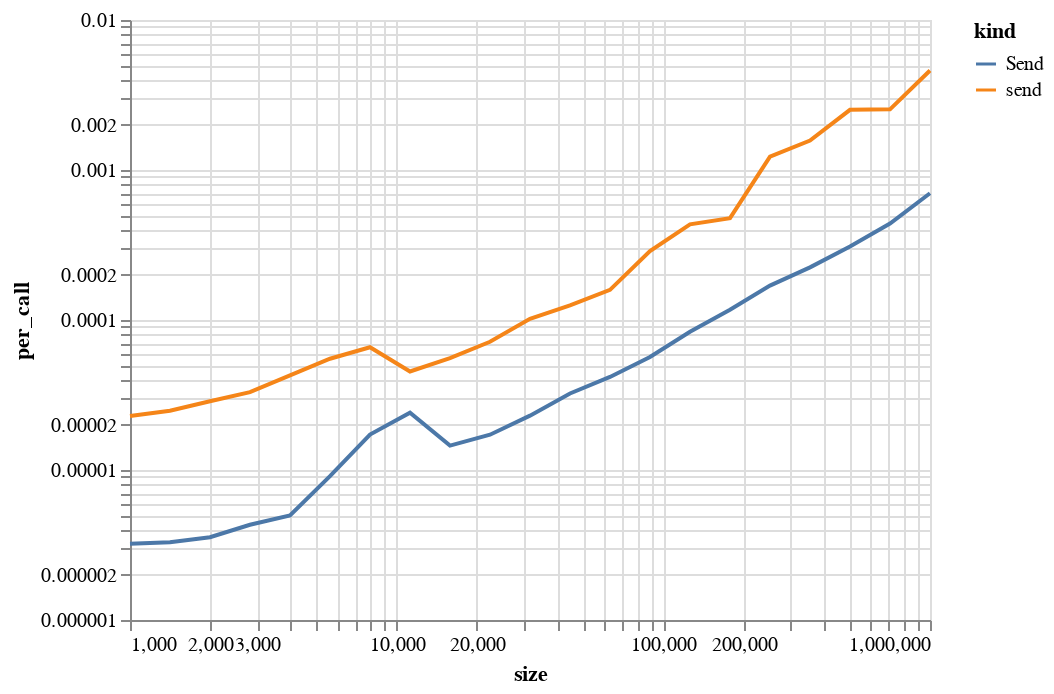

The code cell stored with this chart in its notebook:
### Markdown cell above
Or see it more easily, plot the times per call with altair:

### Code cell
alt.Chart(df).mark_line().encode(
    x=alt.X("size", scale=alt.Scale(type="log")),
    y=alt.Y("per_call", scale=alt.Scale(type="log")),
    color="kind",
)

### Figure 1 — Vega-Lite specification as saved in the notebook (floating-point values rounded to 4 significant figures)
{"config": {"view": {"continuousWidth": 400, "continuousHeight": 300}}, "data": {"name": "data-546c0505484ce198c30cd6736d4746f2"}, "mark": "line", "encoding": {"color": {"field": "kind", "type": "nominal"}, "x": {"field": "size", "scale": {"type": "log"}, "type": "quantitative"}, "y": {"field": "per_call", "scale": {"type": "log"}, "type": "quantitative"}}, "$schema": "https://vega.github.io/schema/vega-lite/v4.17.0.json", "datasets": {"data-546c0505484ce198c30cd6736d4746f2": [{"kind": "send", "per_call": 2.287e-05, "size": 1000}, {"kind": "Send", "per_call": 3.226e-06, "size": 1000}, {"kind": "send", "per_call": 2.485e-05, "size": 1412}, {"kind": "Send", "per_call": 3.303e-06, "size": 1412}, {"kind": "send", "per_call": 2.872e-05, "size": 1995}, {"kind": "Send", "per_call": 3.564e-06, "size": 1995}, {"kind": "send", "per_call": 3.302e-05, "size": 2818}, {"kind": "Send", "per_call": 4.317e-06, "size": 2818}, {"kind": "send", "per_call": 4.277e-05, "size": 3981}, {"kind": "Send", "per_call": 4.981e-06, "size": 3981}, {"kind": "send", "per_call": 5.52e-05, "size": 5623}, {"kind": "Send", "per_call": 9.095e-06, "size": 5623}, {"kind": "send", "per_call": 6.584e-05, "size": 7943}, {"kind": "Send", "per_call": 1.722e-05, "size": 7943}, {"kind": "send", "per_call": 4.54e-05, "size": 11220}, {"kind": "Send", "per_call": 2.412e-05, "size": 11220}, {"kind": "send", "per_call": 5.576e-05, "size": 15848}, {"kind": "Send", "per_call": 1.454e-05, "size": 15848}, {"kind": "send", "per_call": 7.162e-05, "size": 22387}, {"kind": "Send", "per_call": 1.719e-05, "size": 22387}, {"kind": "send", "per_call": 0.0001019, "size": 31622}, {"kind": "Send", "per_call": 2.302e-05, "size": 31622}, {"kind": "send", "per_call": 0.000125, "size": 44668}, {"kind": "Send", "per_call": 3.236e-05, "size": 44668}, {"kind": "send", "per_call": 0.0001588, "size": 63095}, {"kind": "Send", "per_call": 4.172e-05, "size": 63095}, {"kind": "send", "per_call": 0.0002882, "size": 89125}, {"kind": "Send", "per_call": 5.67e-05, "size": 89125}, {"kind": "send", "per_call": 0.0004339, "size": 125892}, {"kind": "Send", "per_call": 8.357e-05, "size": 125892}, {"kind": "send", "per_call": 0.0004778, "size": 177827}, {"kind": "Send", "per_call": 0.000117, "size": 177827}, {"kind": "send", "per_call": 0.001227, "size": 251188}, {"kind": "Send", "per_call": 0.0001696, "size": 251188}, {"kind": "send", "per_call": 0.001571, "size": 354813}, {"kind": "Send", "per_call": 0.0002244, "size": 354813}, {"kind": "send", "per_call": 0.002519, "size": 501187}, {"kind": "Send", "per_call": 0.0003095, "size": 501187}, {"kind": "send", "per_call": 0.002537, "size": 707945}, {"kind": "Send", "per_call": 0.0004394, "size": 707945}, {"kind": "send", "per_call": 0.004602, "size": 1000000}, {"kind": "Send", "per_call": 0.0007, "size": 1000000}]}}
